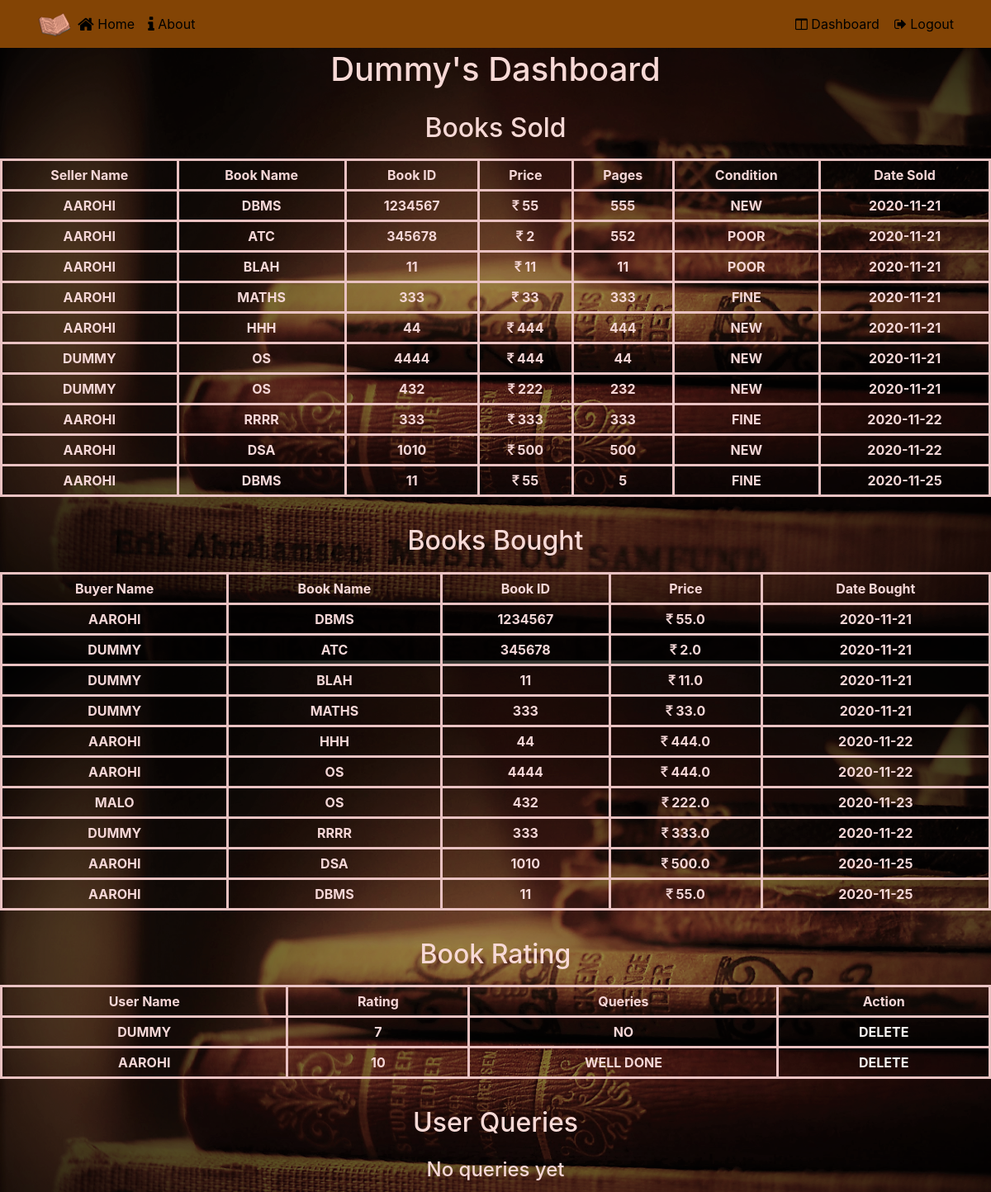
The app's page /admin_dashboard (signed in) with its own data.
### app.py (models this page shows)
class User(UserMixin, db.Model):
    __tablename__ = "user"
    id = db.Column(db.Integer, primary_key=True) # primary keys are required by SQLAlchemy
    email = db.Column(db.String(100), unique=True)
    password = db.Column(db.String(100))
    name = db.Column(db.String(1000))
    books = db.relationship('Book', backref='user')
    transactions = db.relationship('Transaction', backref='user')
    ratings = db.relationship('Rating', backref='user')

class Transaction(UserMixin, db.Model):
    __tablename__ = "transaction"
    id = db.Column(db.Integer, primary_key=True)
    seller_id = db.Column(db.Integer, nullable=False)
    title = db.Column(db.String(1000))
    isbn = db.Column(db.String(1000))
    price = db.Column(db.Integer)
    pages = db.Column(db.Integer)
    condition = db.Column(db.String(1000))
    buyer_id = db.Column(db.Integer, db.ForeignKey('user.id'), nullable=False)
    book_id = db.Column(db.Integer, nullable=False)
    amt_sold_for = db.Column(db.Float, nullable=False)
    date_added = db.Column(db.DateTime, default=datetime.utcnow)
    order_date = db.Column(db.DateTime, nullable=False, default=datetime.utcnow)

class Rating(UserMixin, db.Model):
    __tablename__ = "rating"
    id = db.Column(db.Integer, primary_key=True)
    user_id = db.Column(db.Integer, db.ForeignKey('user.id'), nullable=False)
    rating = db.Column(db.Integer, nullable=False)
    issues = db.Column(db.String(1000))
    timestamp = db.Column(db.DateTime, default=datetime.utcnow)

### app.py (the view)
@app.route('/admin_dashboard')
@login_required
def admin_dashboard():
    books_sell = (db.session.query(Transaction.title, Transaction.isbn, Transaction.price, Transaction.pages, Transaction.condition, Transaction.date_added, User.name).join(User, User.id==Transaction.seller_id)).order_by(Transaction.date_added).all()
    books_more = (db.session.query(Book.title, Book.isbn, Book.price, Book.pages, Book.condition, Book.date_added, User.name).join(User, User.id==Book.seller_id)).order_by(Book.date_added).all()
    books_bought = (db.session.query(Transaction.title, Transaction.isbn, Transaction.amt_sold_for, Transaction.order_date, User.name).join(User)).order_by(Transaction.date_added).all()
    ratings = (db.session.query(Rating.id, Rating.rating, Rating.issues, User.name).join(User)).order_by(Rating.timestamp).all()
    queries = Contact_Detail.query.all()
    return render_template('admin_dashboard.html', books_sold=books_sell, books_more=books_more,books_bought=books_bought, queries=queries, ratings=ratings, name=current_user.name)

### app.py (called while the page is built)
def login_required(f):
    @wraps(f)
    def wrap(*args, **kwargs):
        if 'logged_in' in session:
            return f(*args, **kwargs)
        else:
            flash('You need to login first.')
            return redirect(url_for('login'))
    return wrap

@login_manager.user_loader
def user_loader(user_id):
    return User.query.get(user_id)

### templates/admin_dashboard.html (shortened to what this page needs)
{% extends 'base.html' %}
{% block home%}
<li class="nav-item" ><a class="nav-link" href="/admin" style="color:#000000;"><span class="fa fa-home fa-lg" ></span> Home</a></li>
{% endblock %}
{% block head %}
<span class="navbar-text">
    <a id="loginModal" href = "/dashboard" style="color:#000000;">
    <span class="fa fa-columns"></span> Dashboard </a>
</span>
<span class="navbar-text">
    &nbsp;&nbsp;&nbsp;<a id="signOutButton" href = "/logout" style="color:#000000;">
    <span class="fa fa-sign-out"></span> Logout </a>
</span>
{% endblock %}
{% block body %}
        <div class="container">
            <div class="row row-header">
                <div class="col-12">
                    <h1 style = "text-transform:capitalize; text-align: center; padding: 10px;"> {{name}}'s Dashboard</h1>
                </div>
            </div>
        </div>
<h2>Books Sold</h2>
{% if books_sold|length < 1 %}
    <h4 style="text-align: center; color:#f5d7d7; padding: 5px;">No books sold yet</h4>
{% else %}
    <table style="color:#f5d7d7; padding: 5px;">
        <tr>
            <th>Seller Name</th>
            <th>Book Name</th>
            <th>Book ID</th>
            <th>Price</th>
            <th>Pages</th>
            <th>Condition</th>
            <th>Date Sold</th>
        </tr>
        {% for book in books_sold %}
            <tr style="text-transform: uppercase;">
                <td>{{ book.name }}</td>
                <td>{{ book.title }}</td>
                <td>{{ book.isbn }}</td>
                <td><i class="fa fa-inr"></i>&nbsp;{{ book.price }}</td>
                <td>{{ book.pages }}</td>
                <td>{{ book.condition }}</td>
                <td>{{ book.date_added.date() }}</td>
            </tr>
        {% endfor %}
    </table>
{% endif %}
<br>
<h2>Books Bought</h2>
{% if books_bought|length < 1 %}
    <h4 style="text-align: center; color:#f5d7d7; padding: 5px;">No books sold yet</h4>
{% else %}
<table style="color:#f5d7d7; padding: 5px;">
    <tr>
        <th>Buyer Name</th>
        <th>Book Name</th>
        <th>Book ID</th>
        <th>Price</th>
        <th>Date Bought</th>
    </tr>
    {% for book in books_bought %}
        <tr style="text-transform: uppercase;">
            <td>{{ book.name }}</td>
            <td>{{ book.title }}</td>
            <td>{{ book.isbn }}</td>
            <td><i class="fa fa-inr"></i>&nbsp;{{ book.amt_sold_for }}</td>
            <td>{{ book.order_date.date() }}</td>
        </tr>
    {% endfor %}
</table>
{% endif %}
<br>
<h2>Book Rating</h2>
{% if ratings|length < 1 %}
    <h4 style="text-align: center; color:#f5d7d7; padding: 5px;">No ratings yet</h4>
{% else %}
<table style="color:#f5d7d7; padding: 5px;">
    <tr>
        <th>User Name</th>
        <th>Rating</th>
        <th>Queries</th>
        <th>Action</th>
    </tr>
    {% for rating in ratings %}
        <tr style="text-transform: uppercase;">
            <td>{{ rating.name }}</td>
            <td>{{ rating.rating }}</td>
            <td>{{ rating.issues }}</td>
            <td><a style="color:#f3f2f0;" href="/delete_rating/{{rating.id}}">Delete</a></td>
        </tr>
    {% endfor %}
</table>
{% endif %}
<br>
<h2>User Queries</h2>
{% if queries|length < 1 %}
    <h4 style="text-align: center; color:#f5d7d7; padding: 5px;">No queries yet</h4>
{% endif %}
{% endblock %}

### static/css/main.css (style rules this page uses)
.row-header { margin: 0px auto; padding: 0px 0px; }
body { padding: 50px 0px 0px 0px; z-index: 0; background-image: url(../img/images/wall.jpg); overflow-x: hidden; }
body,html { overflow-x: hidden; }
.navbar-light .navbar-nav .nav-item { color: #FFFFFF; }
table, td, th { border: 3px solid #aaa; }
table { border-collapse: collapse; width: 100%; }
th { height: 30px; text-align: center; font-weight: bold; }
td { text-align: center; padding: 5px; font-weight: bold; }

### templates/admin_dashboard.html (style rules this page uses)
h1 { padding: 10px; text-align: center; color: #f7d9d6; }
h2 { padding: 10px; text-align: center; color: #f7d9d6; }
table, td, th { border: 3px solid rgb(233, 194, 194); padding: 5px; }
body { background-image: url('/static/img/images/6.png'); }

### records on screen
User: name "Dummy"
Transaction: name "AAROHI", title "DBMS", isbn "1234567", price "55", pages "555", condition "NEW", date_added "2020-11-21", amt_sold_for "55.0", order_date "2020-11-21"
Transaction: name "AAROHI", title "ATC", isbn "345678", price "2", pages "552", condition "POOR", date_added "2020-11-21", name "DUMMY", amt_sold_for "2.0", order_date "2020-11-21"
Transaction: name "AAROHI", title "BLAH", isbn "11", price "11", pages "11", condition "POOR", date_added "2020-11-21", name "DUMMY", amt_sold_for "11.0", order_date "2020-11-21"
Transaction: name "AAROHI", title "MATHS", isbn "333", price "33", pages "333", condition "FINE", date_added "2020-11-21", name "DUMMY", amt_sold_for "33.0", order_date "2020-11-21"
Transaction: name "AAROHI", title "HHH", isbn "44", price "444", pages "444", condition "NEW", date_added "2020-11-21", amt_sold_for "444.0", order_date "2020-11-22"
Transaction: name "DUMMY", title "OS", isbn "4444", price "444", pages "44", condition "NEW", date_added "2020-11-21", name "AAROHI", amt_sold_for "444.0", order_date "2020-11-22"
Transaction: name "DUMMY", title "OS", isbn "432", price "222", pages "232", condition "NEW", date_added "2020-11-21", name "MALO", amt_sold_for "222.0", order_date "2020-11-23"
Transaction: name "AAROHI", title "RRRR", isbn "333", price "333", pages "333", condition "FINE", date_added "2020-11-22", name "DUMMY", amt_sold_for "333.0", order_date "2020-11-22"
Transaction: name "AAROHI", title "DSA", isbn "1010", price "500", pages "500", condition "NEW", date_added "2020-11-22", amt_sold_for "500.0", order_date "2020-11-25"
Transaction: name "AAROHI", title "DBMS", isbn "11", price "55", pages "5", condition "FINE", date_added "2020-11-25", amt_sold_for "55.0", order_date "2020-11-25"
Rating: name "DUMMY", rating "7", issues "NO"
Rating: name "AAROHI", rating "10", issues "WELL DONE"
